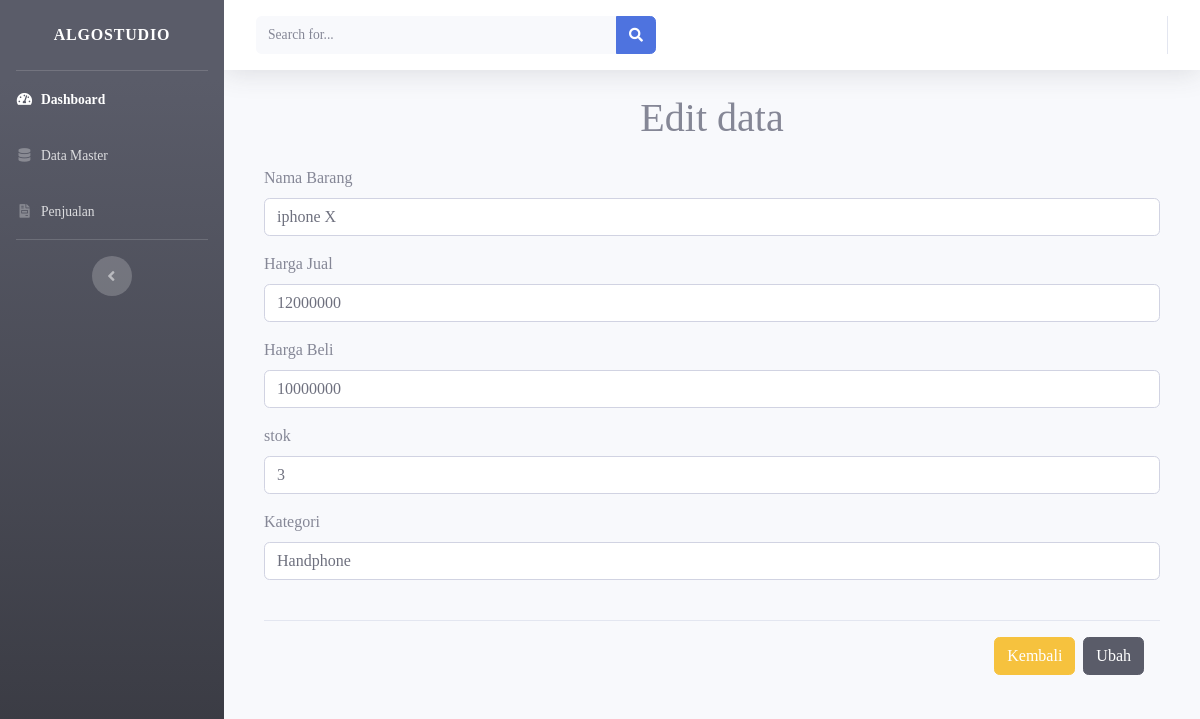
The page /edit.php?id=1 on the database its author committed.
### tables this page shows
CREATE TABLE `master_brg` (
  `id_brg` int(15) NOT NULL,
  `nama_brg` varchar(100) NOT NULL,
  `harga_jual` varchar(100) NOT NULL,
  `harga_beli` varchar(100) NOT NULL,
  `stok` varchar(100) NOT NULL,
  `kategori` varchar(100) NOT NULL
);

### function.php (called while the page is built, shortened)
<?php
$conec=mysqli_connect("localhost","root","","algostudio");
function query($query) {
	global $conec;
	$result = mysqli_query($conec,$query);
	$rows = [];
	while ($row = mysqli_fetch_assoc($result) ) {
		$rows[] = $row;
	}
	return $rows;
 }

### edit.php (the view, shortened to what this page needs)
<?php
require 'template/header.php';
require 'template/footer.php';
require 'template/sidebar.php';
require 'function.php';
$id = $_GET["id"];
$barang = query("SELECT * FROM master_brg WHERE id_brg = $id")[0];
?>
<h1 align="center">Edit data</h1>
<div class="container">
  <form action="" method="post" enctype="multipart/form-data" >
        <div class="form-group">
          <div class="modal-body">
             <div class="form-group">
                  <label class="control-label" >Nama Barang </label>
                    <input type="text" name="nama_brg" class="form-control" value="<?= $barang["nama_brg"]; ?>" required="">
        </div>
        <div class="form-group">
                  <label class="control-label" >Harga Jual </label>
                    <input type="text" name="harga_jual" class="form-control" value="<?= $barang["harga_jual"]; ?>" required="">
        </div>
        <div class="form-group">
                  <label class="control-label" >Harga Beli</label>
                    <input type="number" name="harga_beli" class="form-control" value="<?= $barang["harga_beli"]; ?>" required="">
        </div>
        <div class="form-group">
                  <label class="control-label" >stok </label>
                    <input type="number" name="stok" class="form-control" value="<?= $barang["stok"]; ?>" required="">
        </div>
        <div class="form-group">
                  <label class="control-label" >Kategori </label>
                    <input type="text" name="kategori" class="form-control" value="<?= $barang["kategori"]; ?>" required="">
        </div>
        <br>
      <div class="modal-footer ml-auto">
        <a href="index.php" class="btn btn-warning btn-xs"><i class="glyphicon glyphicon-chevron-left"></i>Kembali</a>
        <button type="submit" name="submit" class="btn btn-dark">Ubah</button>
      </form>
      </div>

### assets/css/style.css (style rules this page uses)
body { margin: 0; font-family: "Lucida Grande"; }

### rows shown on the page
master_brg: nama_brg "iphone X", harga_jual "12000000", harga_beli "10000000", stok "3", kategori "Handphone"
